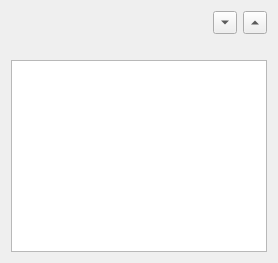
           <widget class="QWidget" name="tab_9">
            <attribute name="title">
             <string>Sent</string>
            </attribute>
            <layout class="QGridLayout" name="gridLayout_19">
             <item row="1" column="0">
              <widget class="QLabel" name="outbox_count">
               <property name="font">
                <font>
                 <italic>false</italic>
                </font>
               </property>
               <property name="text">
                <string/>
               </property>
              </widget>
             </item>
             <item row="0" column="0">
              <widget class="QLabel" name="outbox_page_info">
               <property name="text">
                <string/>
               </property>
              </widget>
             </item>
             <item row="0" column="2">
              <widget class="QToolButton" name="outbox_mail_page_up">
               <property name="text">
                <string/>
               </property>
               <property name="arrowType">
                <enum>Qt::UpArrow</enum>
               </property>
              </widget>
             </item>
             <item row="0" column="1">
              <widget class="QToolButton" name="outbox_mail_page_down">
               <property name="text">
                <string/>
               </property>
               <property name="arrowType">
                <enum>Qt::DownArrow</enum>
               </property>
              </widget>
             </item>
             <item row="2" column="0" colspan="3">
              <widget class="QListWidget" name="outbox_mail">
               <property name="font">
                <font>
                 <weight>75</weight>
                 <italic>false</italic>
                 <bold>true</bold>
                </font>
               </property>
              </widget>
             </item>
            </layout>
           </widget>
